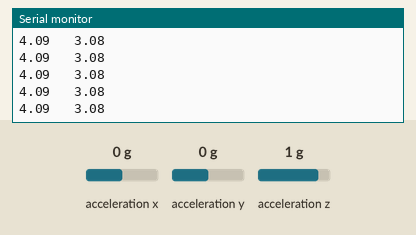
Simulated run of this sketch. Board: Arduino Uno, built with avr-gcc and run on an emulated ATmega328P. On the bench: the last lines printed to the serial monitor. Wiring (inferred from the names in the program): ADXL345 accelerometer at I2C address 0x53. The inputs (shaded band) are chosen by the test bench; at power-on: acceleration x 0 g, acceleration y 0 g, acceleration z 1 g.

Above: at 1.3 s.
1.4 s: acceleration x set to -1.4 g
At 1.42 s:
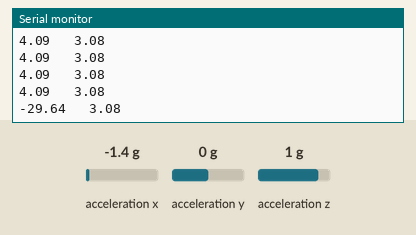
2.9 s: acceleration x set to 0.8 g
At 2.93 s:
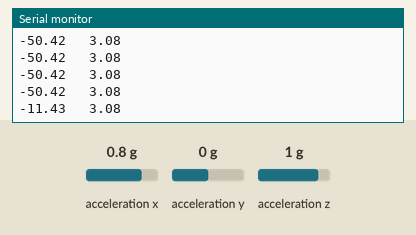
5.9 s: acceleration y set to -1.4 g
At 5.91 s:
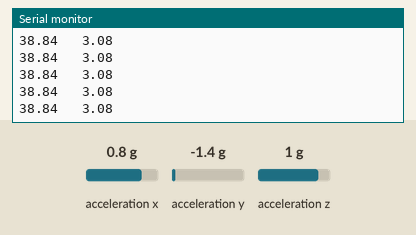
7.4 s: acceleration z set to -1.4 g
At 7.42 s:
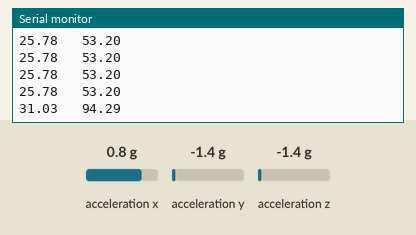
Timing chart, 0 to 9.9 s (numbered marks = the images above; inputs shaded):
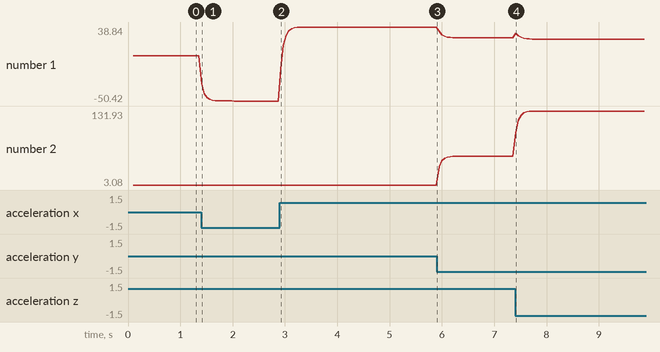

The sketch:

ADXL345_Example.ino
```cpp
#include "Wire.h"
#include "ADXL345.h"

const float alpha = 0.5;

double fXg = 0;
double fYg = 0;
double fZg = 0;

ADXL345 acc;

void setup()
{
	acc.begin();
	Serial.begin(9600);
	delay(100);
}

void loop()
{
	double pitch, roll, Xg, Yg, Zg;
	acc.read(&Xg, &Yg, &Zg);

	//Low Pass Filter to smooth out data
	fXg = Xg * alpha + (fXg * (1.0 - alpha));
	fYg = Yg * alpha + (fYg * (1.0 - alpha));
	fZg = Zg * alpha + (fZg * (1.0 - alpha));

	//Roll and Pitch Equations
	roll  = (atan2(-fYg, fZg)*180.0)/M_PI;
	pitch = (atan2(fXg, sqrt(fYg*fYg + fZg*fZg))*180.0)/M_PI;

	Serial.print(pitch);
	Serial.print("   ");
	Serial.println(roll);

	delay(50);
}
```

Measured:
- after the input at 1.4 s, the serial monitor: prints a new line at once (image 1)
- after the input at 2.9 s, the serial monitor: prints a new line at once (image 2)
- after the input at 7.4 s, the serial monitor: prints a new line at once (image 4)
- plotted number 1: 4.09 → -50.42 after the input at 1.4 s, -50.42 → 38.84 after the input at 2.9 s, 38.84 → 25.78 after the input at 5.9 s, 25.78 → 24.17 after the input at 7.4 s
- plotted number 2: 3.08 → 53.2 after the input at 5.9 s, 53.2 → 131.93 after the input at 7.4 s
